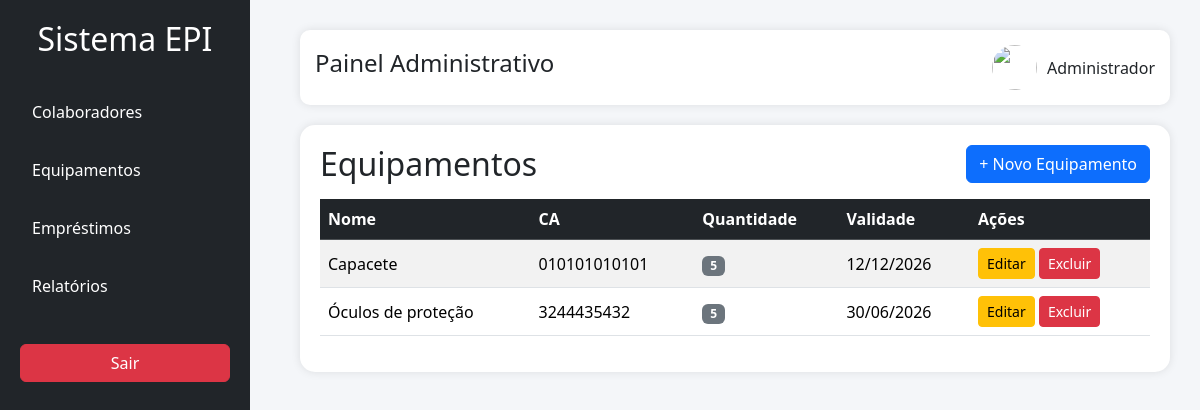
The page /equipamentos/ (signed in) on the database its author committed.
### equipamentos/models.py (models this page shows, shortened)
class Equipamento(models.Model):
    nome_epi = models.CharField(max_length=100)
    ca = models.CharField(max_length=30)
    quantidade = models.IntegerField()
    validade = models.DateField()
    descricao = models.TextField()

### equipamentos/views.py (the view)
@login_required
def listar_equipamentos(request):
    equipamentos = Equipamento.objects.all()
    return render(request, 'equipamentos/listar.html', {
        'equipamentos': equipamentos
    })

### templates/equipamentos/listar.html
{% extends 'base.html' %}
{% block content %}
<div class="d-flex justify-content-between align-items-center mb-3">
    <h2 class="mb-0">Equipamentos</h2>
    <a href="{% url 'cadastrar_equipamento' %}" class="btn btn-primary">
        + Novo Equipamento
    </a>
</div>
<table class="table table-hover table-striped align-middle">
    <thead class="table-dark">
        <tr>
            <th>Nome</th>
            <th>CA</th>
            <th>Quantidade</th>
            <th>Validade</th>
            <th>Ações</th>
        </tr>
    </thead>
    <tbody>
        {% for equipamento in equipamentos %}
        <tr>
            <td>{{ equipamento.nome_epi }}</td>
            <td>{{ equipamento.ca }}</td>
            <td>
                <span class="badge bg-secondary">
                    {{ equipamento.quantidade }}
                </span>
            </td>
            <td>{{ equipamento.validade|date:"d/m/Y" }}</td>
            <td>
                <a href="{% url 'editar_equipamento' equipamento.id %}"
                   class="btn btn-sm btn-warning">
                    Editar
                </a>
                <a href="{% url 'excluir_equipamento' equipamento.id %}"
                   class="btn btn-sm btn-danger"
                   onclick="return confirm('Tem certeza que deseja excluir este equipamento?');">
                    Excluir
                </a>
            </td>
        </tr>
        {% empty %}
        <tr>
            <td colspan="5" class="text-center">
                Nenhum equipamento cadastrado.
            </td>
        </tr>
        {% endfor %}
    </tbody>
</table>
{% endblock %}

### templates/base.html (style rules this page uses)
body { margin:0; padding:0; background:#f4f6f9; }

### rows shown on the page
Equipamento: nome_epi "Capacete", ca "010101010101", quantidade "5", validade "12/12/2026"
Equipamento: nome_epi "Óculos de proteção", ca "3244435432", quantidade "5", validade "30/06/2026"
